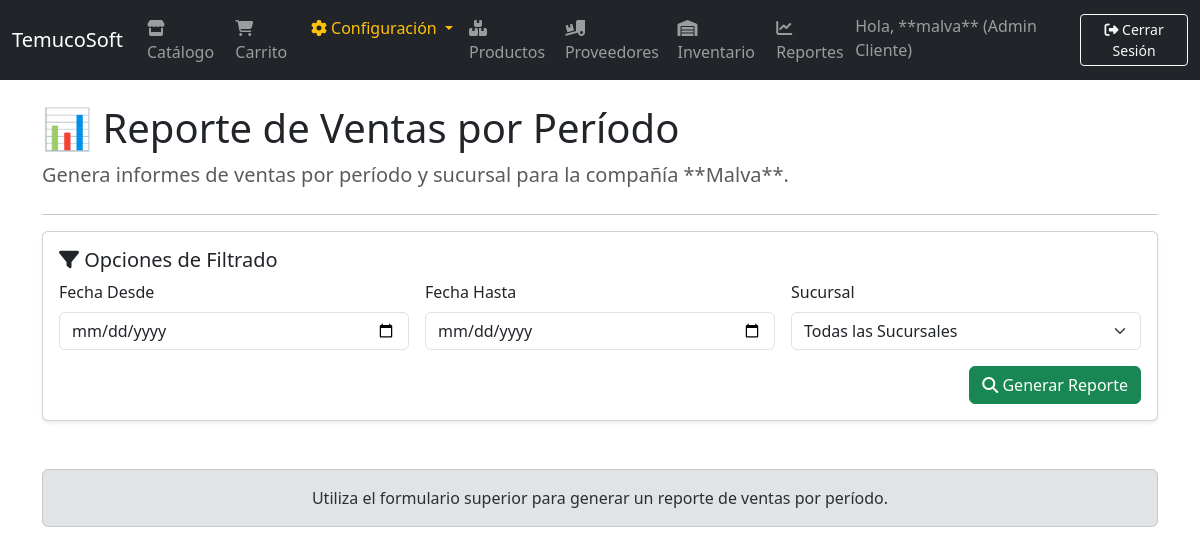
The page /api/reports/sales/ (signed in) on the database its author committed.
### accounts/models.py (models this page shows, shortened)
class User(AbstractUser):
    ROLE_CHOICES = (
        ('super_admin', 'Super Administrador'),
        ('admin_cliente', 'Admin Cliente'),
        ('gerente', 'Gerente'),
        ('vendedor', 'Vendedor'),
        ('cliente_final', 'Cliente Final'),
    )
    role = models.CharField(max_length=20, choices=ROLE_CHOICES)
    rut = models.CharField(max_length=12, unique=True)
    company = models.ForeignKey(Company, on_delete=models.SET_NULL, null=True, blank=True)
    branch = models.ForeignKey(Branch, on_delete=models.SET_NULL, null=True, blank=True)
    is_active = models.BooleanField(default=True)
    created_at = models.DateTimeField(auto_now_add=True)
    EMAIL_FIELD = 'email'
    REQUIRED_FIELDS = ['email', 'role', 'rut']

### core/models.py (models this page shows, shortened)
class Company(models.Model):
    name = models.CharField(max_length=100)
    rut = models.CharField(max_length=12, unique=True, help_text="RUT del cliente (con o sin guión/puntos)")
    is_active = models.BooleanField(default=True)
    created_at = models.DateTimeField(auto_now_add=True)

### sales/views_templates.py (the view)
@user_passes_test(is_admin_cliente_or_gerente_check)
def sales_report_view(request):
    from django.db.models import Sum
    from products.models import Branch
    from .models import Sale
    if response := check_company(request.user, request):
        return response
    user = request.user
    branch_id = request.GET.get('branch_id')
    date_from = request.GET.get('date_from')
    date_to = request.GET.get('date_to')
    sales_query = Sale.objects.filter(branch__company=user.company).select_related('branch', 'user').order_by('-created_at')
    if branch_id:
        sales_query = sales_query.filter(branch_id=branch_id)
    if date_from:
        sales_query = sales_query.filter(created_at__date__gte=date_from)
    if date_to:
        sales_query = sales_query.filter(created_at__date__lte=date_to)
    total_ventas = sales_query.aggregate(total=Sum('total'))['total'] or 0
    branches = Branch.objects.filter(company=user.company).order_by('name')
    context = {
        'branches': branches,
        'report_data': sales_query,
        'total_ventas': total_ventas,
        'date_from': date_from,
        'date_to': date_to,
        'selected_branch_id': branch_id,
        'is_filtered': bool(branch_id or date_from or date_to),
    }
    return render(request, 'sales/report_sales.html', context)

### accounts/permissions.py (called while the page is built)
def is_admin_cliente_or_gerente_check(user):
    return user.is_authenticated and user.is_active and user.role in ['admin_cliente', 'gerente']

### sales/views_templates.py (called while the page is built)
def check_company(user, request):
    if not user.company:
        messages.error(request, "Usuario no asociado a una compañía.")
        return redirect('dashboard')
    return None

### templates/sales/report_sales.html (shortened to what this page needs)
{% extends 'base.html' %}
{% block content %}
    <header class="mb-4">
        <h1>📊 Reporte de Ventas por Período</h1>
        <p class="lead text-muted">Genera informes de ventas por período y sucursal para la compañía **{{ user.company.name }}**.</p>
    </header>
    <hr>
    <div class="card shadow-sm mb-5">
        <div class="card-body">
            <h5 class="card-title"><i class="fas fa-filter"></i> Opciones de Filtrado</h5>
            <form method="get" class="row g-3">
                <div class="col-md-4">
                    <label for="date_from" class="form-label">Fecha Desde</label>
                    <input type="date" class="form-control" name="date_from" id="date_from" value="{{ date_from|default:'' }}">
                </div>
                <div class="col-md-4">
                    <label for="date_to" class="form-label">Fecha Hasta</label>
                    <input type="date" class="form-control" name="date_to" id="date_to" value="{{ date_to|default:'' }}">
                </div>
                <div class="col-md-4">
                    <label for="branch_id" class="form-label">Sucursal</label>
                    <select class="form-select" name="branch_id" id="branch_id">
                        <option value="">Todas las Sucursales</option>
                    </select>
                </div>
                <div class="col-12 text-end">
                    <button type="submit" class="btn btn-success"><i class="fas fa-search"></i> Generar Reporte</button>
                </div>
            </form>
        </div>
    </div>
    {% if is_filtered %}
        {% if report_data %}
            <h2 class="mt-4">Resultados de Ventas</h2>
            <div class="alert alert-primary">
                Total de Ventas en el Período: **${{ total_ventas|floatformat:0 }}**
            </div>
            <div class="table-responsive">
                <table class="table table-bordered table-striped align-middle">
                    <thead class="table-info">
                        <tr>
                            <th>ID Venta</th>
                            <th>Sucursal</th>
                            <th>Vendedor</th>
                            <th>Método Pago</th>
                            <th>Total</th>
                            <th>Fecha</th>
                        </tr>
                    </thead>
                    <tbody>
                        {% for sale in report_data %}
                        <tr>
                            <td>{{ sale.id }}</td>
                            <td>{{ sale.branch.name }}</td>
                            <td>{{ sale.user.username }}</td>
                            <td><span class="badge bg-secondary">{{ sale.payment_method }}</span></td>
                            <td><span class="fw-bold">${{ sale.total|floatformat:0 }}</span></td>
                            <td>{{ sale.created_at|date:"Y-m-d H:i" }}</td>
                        </tr>
                        {% endfor %}
                    </tbody>
                </table>
            </div>
        {% else %}
            <div class="alert alert-warning">No se encontraron ventas para los filtros seleccionados.</div>
        {% endif %}
    {% else %}
        <div class="alert alert-secondary text-center">
            Utiliza el formulario superior para generar un reporte de ventas por período.
        </div>
    {% endif %}
{% endblock %}

### templates/base.html (shortened to what this page needs)
{% load static %}
<!DOCTYPE html>
<html lang="es">
<head>
    <link href="https://cdn.jsdelivr.net/npm/bootstrap@5.3.3/dist/css/bootstrap.min.css" rel="stylesheet">
    <link rel="stylesheet" href="https://cdnjs.cloudflare.com/ajax/libs/font-awesome/6.5.2/css/all.min.css">
</head>
<body>
    <nav class="navbar navbar-expand-lg navbar-dark bg-dark">
        <div class="container-fluid">
            <a class="navbar-brand" href="{% url 'dashboard' %}">TemucoSoft</a>
            <div class="collapse navbar-collapse" id="navbarNav">
                <ul class="navbar-nav me-auto mb-2 mb-lg-0">
                    <li class="nav-item">
                        <a class="nav-link" href="{% url 'shop:catalogo' %}"><i class="fas fa-store"></i> Catálogo</a>
                    </li>
                    <li class="nav-item">
                        <a class="nav-link" href="{% url 'shop:cart' %}"><i class="fas fa-shopping-cart"></i> Carrito</a>
                    </li>
                    {% if user.is_authenticated %}
                        {% if user.role == 'super_admin' or user.role == 'admin_cliente' %}
                            <li class="nav-item dropdown">
                                <a class="nav-link dropdown-toggle text-warning" href="#" role="button" data-bs-toggle="dropdown" aria-expanded="false">
                                    <i class="fas fa-cog"></i> Configuración
                                </a>
                            </li>
                        {% endif %}
                        {% if user.role == 'admin_cliente' or user.role == 'gerente' %}
                            <li class="nav-item"><a class="nav-link" href="{% url 'products:product_list' %}"><i class="fas fa-boxes"></i> Productos</a></li>
                            <li class="nav-item"><a class="nav-link" href="{% url 'products:supplier_list' %}"><i class="fas fa-truck-loading"></i> Proveedores</a></li>
                            <li class="nav-item"><a class="nav-link" href="{% url 'products:inventory_list' %}"><i class="fas fa-warehouse"></i> Inventario</a></li>
                            <li class="nav-item"><a class="nav-link" href="{% url 'sales:report-sales' %}"><i class="fas fa-chart-line"></i> Reportes</a></li>
                        {% endif %}
                    {% endif %}
                </ul>
                <ul class="navbar-nav">
                    {% if user.is_authenticated %}
                        <li class="nav-item">
                            <span class="navbar-text me-3">
                                Hola, **{{ user.username }}** ({{ user.get_role_display }})
                            </span>
                        </li>
                        <li class="nav-item">
                            <a class="btn btn-sm btn-outline-light" href="#" onclick="secureLogout(event)"><i class="fas fa-sign-out-alt"></i> Cerrar Sesión</a>
                        </li>
                    {% else %}
                        <li class="nav-item">
                            <a class="btn btn-sm btn-outline-light" href="{% url 'login' %}"><i class="fas fa-sign-in-alt"></i> Iniciar Sesión</a>
                        </li>
                    {% endif %}
                </ul>
            </div>
        </div>
    </nav>
    <main class="container mt-4">
        {% block content %}
        {% endblock %}
    </main>
</body>
</html>

### rows shown on the page
User: username "malva", role "Admin Cliente", company.name "Malva"
